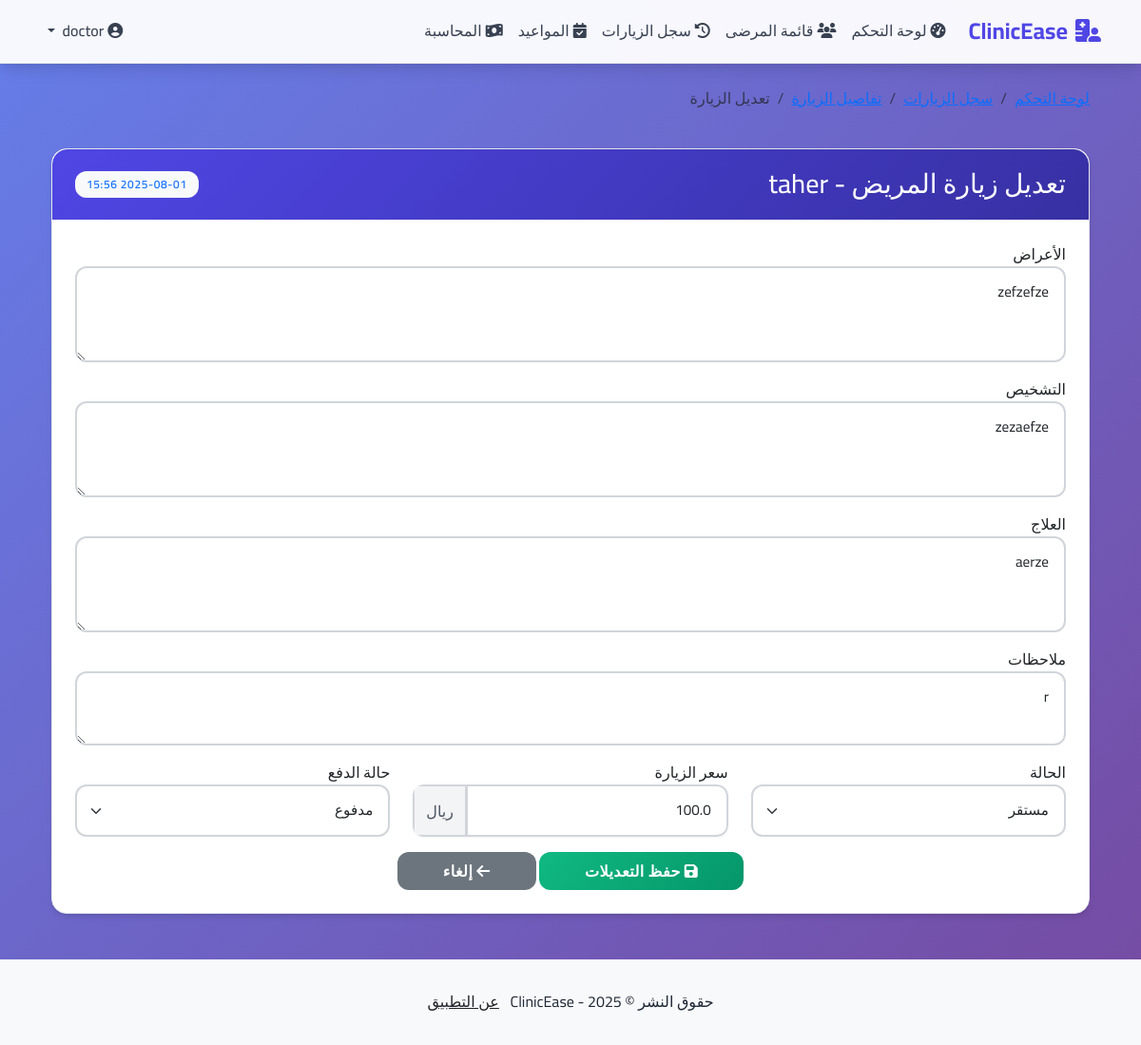
/doctor/edit-visit/7 (signed in), run on the app's committed database.
### clinic_app/models.py (models this page shows, shortened)
class Patient(db.Model):
    id = db.Column(db.Integer, primary_key=True)
    full_name = db.Column(db.String(100), nullable=False)
    phone = db.Column(db.String(20), nullable=False)
    birth_date = db.Column(db.Date, nullable=True)
    gender = db.Column(db.String(10), nullable=True)  # male, female, other
    blood_group = db.Column(db.String(5), nullable=True)  # A+, A-, B+, B-, AB+, AB-, O+, O-
    address = db.Column(db.String(200), nullable=True)
    created_at = db.Column(db.DateTime, nullable=False, default=datetime.utcnow)
    tickets = db.relationship("Ticket", backref="patient", lazy=True)
    visits = db.relationship("Visit", backref="patient", lazy=True)

class Visit(db.Model):
    id = db.Column(db.Integer, primary_key=True)
    patient_id = db.Column(db.Integer, db.ForeignKey("patient.id"), nullable=False)
    doctor_id = db.Column(db.Integer, db.ForeignKey("user.id"), nullable=False)
    date = db.Column(db.DateTime, nullable=False, default=datetime.utcnow)
    symptoms = db.Column(db.Text, nullable=True)
    diagnosis = db.Column(db.Text, nullable=True)
    treatment = db.Column(db.Text, nullable=True)
    notes = db.Column(db.Text, nullable=True)
    status = db.Column(db.String(20), nullable=False, default="مستقر")  # مستقر، متابعة، طارئ، معلقة
    price = db.Column(db.Float, nullable=True)  # سعر الزيارة
    payment_status = db.Column(db.String(20), default="غير مدفوع")  # مدفوع، غير مدفوع، مدفوع جزئياً
    prescription = db.relationship("Prescription", backref="visit", uselist=False, lazy=True)

### clinic_app/doctor/routes.py (the view)
@doctor.route("/doctor/edit-visit/<int:visit_id>", methods=["GET", "POST"])
@login_required
@doctor_required
def edit_visit(visit_id):
    visit = Visit.query.get_or_404(visit_id)
    if visit.doctor != current_user:
        abort(403)
    form = VisitForm()
    if form.validate_on_submit():
        visit.symptoms = form.symptoms.data
        visit.diagnosis = form.diagnosis.data
        visit.treatment = form.treatment.data
        visit.notes = form.notes.data
        visit.status = form.status.data
        visit.price = form.price.data
        visit.payment_status = form.payment_status.data
        db.session.commit()
        flash("تم تحديث معلومات الزيارة بنجاح", "success")
        return redirect(url_for("doctor.view_visit", visit_id=visit.id))
    elif request.method == "GET":
        form.symptoms.data = visit.symptoms
        form.diagnosis.data = visit.diagnosis
        form.treatment.data = visit.treatment
        form.notes.data = visit.notes
        form.status.data = visit.status
        form.price.data = visit.price
        form.payment_status.data = visit.payment_status
    return render_template("doctor/edit_visit.html", title="تعديل الزيارة", form=form, visit=visit)

### clinic_app/doctor/forms.py
class VisitForm(FlaskForm):
    symptoms = TextAreaField("الأعراض", validators=[DataRequired(), Length(min=5, max=500)])
    diagnosis = TextAreaField("التشخيص", validators=[DataRequired(), Length(min=5, max=500)])
    treatment = TextAreaField("العلاج", validators=[DataRequired(), Length(min=5, max=500)])
    notes = TextAreaField("ملاحظات", validators=[Optional(), Length(max=500)])
    status = SelectField("الحالة", choices=[
        ("مستقر", "مستقر"),
        ("متابعة", "متابعة"),
        ("طارئ", "طارئ"),
        ("معلقة", "معلقة")
    ], validators=[DataRequired()])
    price = FloatField("سعر الزيارة", validators=[DataRequired(), NumberRange(min=0)])
    payment_status = SelectField("حالة الدفع", choices=[
        ("مدفوع", "مدفوع"),
        ("غير مدفوع", "غير مدفوع"),
        ("مدفوع جزئياً", "مدفوع جزئياً")
    ], validators=[DataRequired()])
    follow_up_date = DateTimeLocalField('موعد المتابعة', validators=[Optional()], format='%Y-%m-%dT%H:%M')
    follow_up_notes = TextAreaField("ملاحظات الموعد", validators=[Optional(), Length(max=500)])
    submit = SubmitField("حفظ الزيارة")

### clinic_app/doctor/routes.py (called while the page is built)
def doctor_required(f):
    @wraps(f)
    def decorated_function(*args, **kwargs):
        if current_user.role != "doctor":
            flash("غير مسموح لك بالوصول إلى هذه الصفحة", "danger")
            return redirect(url_for("auth.login"))
        return f(*args, **kwargs)
    return decorated_function

### clinic_app/models.py (called while the page is built)
@login_manager.user_loader
def load_user(user_id):
    return User.query.get(int(user_id))

### clinic_app/templates/doctor/edit_visit.html (shortened to what this page needs)
{% extends "layout.html" %}
{% block content %}
<div class="container">
    <div class="row mb-4">
        <div class="col-md-12">
            <nav aria-label="breadcrumb">
                <ol class="breadcrumb">
                    <li class="breadcrumb-item"><a href="{{ url_for('doctor.dashboard') }}">لوحة التحكم</a></li>
                    <li class="breadcrumb-item"><a href="{{ url_for('doctor.visit_history') }}">سجل الزيارات</a></li>
                    <li class="breadcrumb-item"><a href="{{ url_for('doctor.view_visit', visit_id=visit.id) }}">تفاصيل الزيارة</a></li>
                    <li class="breadcrumb-item active">تعديل الزيارة</li>
                </ol>
            </nav>
        </div>
    </div>
    <div class="row">
        <div class="col-md-12">
            <div class="card">
                <div class="card-header bg-primary text-white d-flex justify-content-between align-items-center">
                    <h3 class="mb-0">تعديل زيارة المريض - {{ visit.patient.full_name }}</h3>
                    <div>
                        <span class="badge bg-light text-primary">{{ visit.date.strftime('%Y-%m-%d %H:%M') }}</span>
                    </div>
                </div>
                <div class="card-body">
                    <form method="POST" action="">
                        <div class="row mb-3">
                            <div class="col-md-12">
                                <div class="form-group">
                                    {{ form.symptoms.label(class="form-control-label") }}
                                    {{ form.symptoms(class="form-control", rows="3") }}
                                </div>
                            </div>
                        </div>
                        <div class="row mb-3">
                            <div class="col-md-12">
                                <div class="form-group">
                                    {{ form.diagnosis.label(class="form-control-label") }}
                                    {{ form.diagnosis(class="form-control", rows="3") }}
                                </div>
                            </div>
                        </div>
                        <div class="row mb-3">
                            <div class="col-md-12">
                                <div class="form-group">
                                    {{ form.treatment.label(class="form-control-label") }}
                                    {{ form.treatment(class="form-control", rows="3") }}
                                </div>
                            </div>
                        </div>
                        <div class="row mb-3">
                            <div class="col-md-12">
                                <div class="form-group">
                                    {{ form.notes.label(class="form-control-label") }}
                                    {{ form.notes(class="form-control", rows="2") }}
                                </div>
                            </div>
                        </div>
                        <div class="row mb-3">
                            <div class="col-md-4">
                                <div class="form-group">
                                    {{ form.status.label(class="form-control-label") }}
                                    {{ form.status(class="form-select") }}
                                </div>
                            </div>
                            <div class="col-md-4">
                                <div class="form-group">
                                    {{ form.price.label(class="form-control-label") }}
                                    <div class="input-group">
                                        {{ form.price(class="form-control") }}
                                        <span class="input-group-text">ريال</span>
                                    </div>
                                </div>
                            </div>
                            <div class="col-md-4">
                                <div class="form-group">
                                    {{ form.payment_status.label(class="form-control-label") }}
                                    {{ form.payment_status(class="form-select") }}
                                </div>
                            </div>
                        </div>
                        <div class="text-center">
                            <button type="submit" class="btn btn-success px-5 py-2">
                                <i class="fas fa-save"></i> حفظ التعديلات
                            </button>
                            <a href="{{ url_for('doctor.view_visit', visit_id=visit.id) }}" class="btn btn-secondary px-5 py-2">
                                <i class="fas fa-arrow-left"></i> إلغاء
                            </a>
                        </div>
                    </form>
                </div>
            </div>
        </div>
    </div>
</div>
{% endblock content %}

### clinic_app/static/css/main.css (style rules this page uses)
:root { --primary-color: #4f46e5; --primary-dark: #3730a3; --secondary-color: #6b7280; --success-color: #10b981; --info-color: #06b6d4; --warning-color: #f59e0b; --danger-color: #ef4444; --light-bg: #f8fafc; --white: #ffffff; --gray-50: #f9fafb; --gray-100: #f3f4f6; --gray-200: #e5e7eb; --gray-300: #d1d5db; --gray-400: #9ca3af; --gray-500: #6b7280; --gray-600: #4b5563; --gray-700: #374151; --gray-800: #1f2937; --gray-900: #111827; --shadow-sm: 0 1px 2px 0 rgba(0, 0, 0, 0.05); --shadow: 0 1px 3px 0 rgba(0, 0, 0, 0.1), 0 1px 2px 0 rgba(0, 0, 0, 0.06); --shadow-md: 0 4px 6px -1px rgba(0, 0, 0, 0.1), 0 2px 4px -1px rgba(0, 0, 0, 0.06); --shadow-lg: 0 10px 15px -3px rgba(0, 0, 0, 0.1), 0 4px 6px -2px rgba(0, 0, 0, 0.05); --shadow-xl: 0 20px 25px -5px rgba(0, 0, 0, 0.1), 0 10px 10px -5px rgba(0, 0, 0, 0.04); --border-radius: 0.75rem; --border-radius-lg: 1rem; --transition: all 0.3s cubic-bezier(0.4, 0, 0.2, 1); }
* { box-sizing: border-box; }
body { font-family: 'Cairo', -apple-system, BlinkMacSystemFont, 'Segoe UI', Roboto, sans-serif; background: linear-gradient(135deg, #667eea 0%, #764ba2 100%); background-attachment: fixed; min-height: 100vh; line-height: 1.6; color: var(--gray-800); }
body::before { content: ''; position: fixed; top: 0; left: 0; width: 100%; height: 100%; background: linear-gradient(135deg, #667eea 0%, #764ba2 100%); opacity: 0.1; z-index: -1; }
.card { border-radius: var(--border-radius-lg); box-shadow: var(--shadow-md); transition: var(--transition); border: 1px solid var(--gray-200); background: var(--white); backdrop-filter: blur(10px); overflow: hidden; }
.card-header { border-top-left-radius: var(--border-radius-lg) !important; border-top-right-radius: var(--border-radius-lg) !important; background: linear-gradient(135deg, var(--primary-color), var(--primary-dark)); border-bottom: none; padding: 1.25rem 1.5rem; }
.card-body { padding: 1.5rem; }
.btn { border-radius: var(--border-radius); padding: 0.75rem 1.5rem; transition: var(--transition); font-weight: 600; border: none; position: relative; overflow: hidden; text-transform: none; letter-spacing: 0.025em; }
.btn-success { background: linear-gradient(135deg, var(--success-color), #059669); color: white; }
.btn::before { content: ''; position: absolute; top: 50%; left: 50%; width: 0; height: 0; border-radius: 50%; background: rgba(255, 255, 255, 0.3); transition: width 0.6s, height 0.6s; transform: translate(-50%, -50%); z-index: 0; }
.btn > * { position: relative; z-index: 1; }
.form-control, .form-select { border-radius: var(--border-radius); padding: 0.875rem 1rem; border: 2px solid var(--gray-300); transition: var(--transition); background-color: var(--white); font-size: 0.95rem; }
.input-group { box-shadow: var(--shadow-sm); border-radius: var(--border-radius); overflow: hidden; }
.input-group-text { background-color: var(--gray-100); border: 2px solid var(--gray-300); color: var(--gray-600); font-weight: 500; }
.badge { border-radius: var(--border-radius); padding: 0.5rem 0.75rem; font-weight: 600; font-size: 0.75rem; text-transform: uppercase; letter-spacing: 0.05em; }

### data on the page
Patient: patient.full_name "taher"
Visit: date "2025-08-01 15:56", symptoms "zefzefze", diagnosis "zezaefze", treatment "aerze", notes "r", status "مستقر", price "100.0", payment_status "مدفوع"
